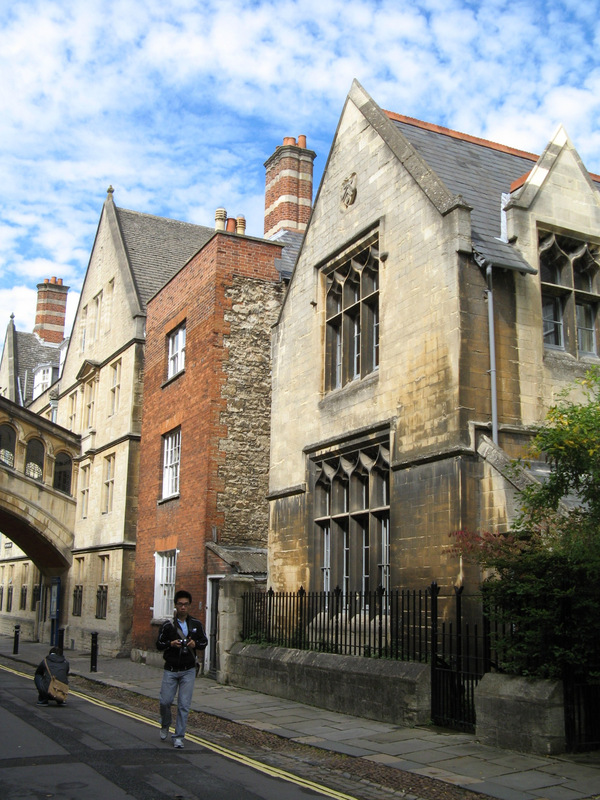
#> input picture ex4/submition/oxford2.jpg, 600 x 800 px, given in place of oxford1.jpg, which was not available
$ python example_panoramas.py   (older library calls are emulated)
#> lines starting #> are read from the running program, lines starting #| are printed output that depends on the picture; pictures that were not available may be replaced by others from this repository, and a replacement may not be noted
### ex4/submition/sol4_utils.py
import os
import functools
import numpy as np
import scipy.special
from scipy.misc import imread
from skimage.color import rgb2gray
from scipy.signal import convolve2d


# ===================== ex1 ===================== #

def read_image(filename, representation):
    # filename - file to open as image
    # representation - is it a B&W or color image
    im = imread(filename)
    # check if it is a B&W image
    if(representation == 1):
        im = rgb2gray(im)
    # convert to float and normalize
    return (im / 255).astype(np.float32)

# ===================== ex2 ===================== #

def create_ker(kernel_size):
    # kernel_size - odd integer
    # returns a binomial kernel of size kernel_size X kernel_size approximating a gausian
    bin = scipy.special.binom(kernel_size - 1, np.arange(kernel_size)).astype(np.int64)
    kernel = convolve2d(bin[np.newaxis, :], bin[:, np.newaxis])
    return kernel / np.sum(kernel)

def blur_spatial (im, kernel_size):
    return convolve2d(im, create_ker(kernel_size), mode='same')

def blur_spatial_rev(kernel_size, im):
    return blur_spatial (im, kernel_size)

# ===================== ex3 ===================== #

# [5 lines left out: function relpath, not called in this run]

def create_filter_vec(filter_size):
    # creates a binomial coefficient of length filter_size
    # filter_size - length of the coefficient array
    # returns - the binomial coefficient array

    # special case of an odd number.
    if filter_size == 1: return np.array([[0]])
    conv_ker =  np.array([[1, 1]])
    filter = conv_ker
    # using an O(logN) algorithm to compute the filter
    log2 = np.log2(filter_size - 1)
    whole = np.floor(log2).astype(np.int64)
    rest = (2**(log2) - 2**(whole)).astype(np.int64)
    for i in range(whole):
        filter = convolve2d(filter, filter).astype(np.float32)
    for i in range(rest):
        filter = convolve2d(filter, conv_ker).astype(np.float32)
    # normalize
    return (filter / np.sum(filter)).astype(np.float32)

def build_gaussian_pyramid(im, max_levels, filter_size):
    # calc the filter array
    filter_vec = create_filter_vec(filter_size)
    # create the entire array for better complexity
    pyr = [0] * (np.min([max_levels, np.log2(im.shape[0]).astype(np.int64) - 3,
                         np.log2(im.shape[1]).astype(np.int64) - 3]))
    pyr[0] = im
    # for each iter, use the last iter to calc the current iter. note i transpose twice. once to calc
    # the y conv and the second to flip back the image
    for i in range(1, len(pyr)):
        pyr[i] = scipy.ndimage.filters.convolve(pyr[i - 1], filter_vec, output = None, mode = 'mirror')
        pyr[i] = scipy.ndimage.filters.convolve(pyr[i].transpose(), filter_vec, output = None, mode = 'mirror')
        pyr[i] = (pyr[i].transpose()[::2, ::2]).astype(np.float32)
    return pyr, filter_vec

# [39 lines left out: functions expand, build_laplacian_pyramid, laplacian_to_image, pyramid_blending, not called in this run]

### ex4/submition/sol4_add.py
from scipy.ndimage.morphology import generate_binary_structure
from scipy.ndimage.filters import maximum_filter
from scipy.ndimage import label, center_of_mass

import numpy as np

def least_squares_homography(points1, points2):
	"""
	Computes homography transforming points1 towards points2.
	Uses least squares method
	input:
		points1: array with shape (N,2). Holds coordinates of corresponding points from image 1.
		points2: array with shape (N,2). Holds coordinates of corresponding points from image 2.
		points1[i,:] corresponds to poins2[i,:]
	Returns:
		A 3X3 array with the computed homography.
		In case of instable solutions returns None.
	"""
	p1, p2 = points1, points2
	o0, o1 = np.zeros((p1.shape[0],1)), np.ones((p1.shape[0],1))

	A = np.vstack([np.hstack([p1[:,:1], o0, -p1[:,:1]*p2[:,:1], p1[:,1:],o0, -p1[:,1:]*p2[:,:1],o1,o0]),
								 np.hstack([o0, p1[:,:1],-p1[:,:1]*p2[:,1:],o0,p1[:,1:],-p1[:,1:]*p2[:,1:],o0,o1])])

	# Return None for unstable solutions
	if np.linalg.matrix_rank(A, 1e-3) < 8:
		return None
	if A.shape[0] == 8 and np.linalg.cond(A) > 1e10:
		return None

	H = np.linalg.lstsq(A, p2.T.flatten())[0]
	H = np.r_[H,1]
	return H.reshape((3,3)).T

def non_maximum_suppression(image):
	"""
	Finds local maximas of an image.
	input:
		image: 2D image
	Returns:
		A boolean array with the same shape as image, where True indicates local maximum.
	"""
	# Find local maximas.
	neighborhood = generate_binary_structure(2,2)
	local_max = maximum_filter(image, footprint=neighborhood)==image
	local_max[image<(image.max()*0.1)] = False

	# Erode areas to single points.
	lbs, num = label(local_max)
	centers = center_of_mass(local_max, lbs, np.arange(num)+1)
	centers = np.stack(centers).round().astype(np.int)
	ret = np.zeros_like(image).astype(np.bool)
	ret[centers[:,0], centers[:,1]] = True

	return ret

	# from sol4 import harris_corner_detector

def spread_out_corners(im, m, n, radius):
	"""
    Split the image im to m by n rectangles and use harris_corner_detector on each.
    input:
        im -- 2D array representing an image.
        m -- vertical number of rectangles.
        n -- horizontal number of rectangles.
        radius -- Minimal distance of corner points from the borders of the image.
     Returns:
        An array with shape (N,2), where ret[i,:] are the [x,y] coordinates of the ith corner points.
	"""
	from sol4 import harris_corner_detector
	corners = [np.empty((0, 2), dtype=np.int)]
	x_bound = np.linspace(0, im.shape[1], n + 1, dtype=np.int)
	y_bound = np.linspace(0, im.shape[0], m + 1, dtype=np.int)
	for i in range(n):
		for j in range(m):
			# Use Harris detector on every sub image.
            # original
			sub_im = im[y_bound[j]:y_bound[j + 1], x_bound[i]:x_bound[i + 1]]
			# sub_im = im[x_bound[i]:x_bound[i + 1], y_bound[j]:y_bound[j + 1]]

			sub_corners = harris_corner_detector(sub_im)

			# =============================================================================================

            # original
			sub_corners += np.array([y_bound[j], x_bound[i]])[np.newaxis, :]
			# sub_corners += np.array([x_bound[i], y_bound[j]])[np.newaxis, :]

			# =============================================================================================

			corners.append(sub_corners)

	corners = np.vstack(corners)

	# =============================================================================================

    # original
	legit = ((corners[:, 0] > radius) & (corners[:, 1] < im.shape[1] - radius) & (corners[:, 1] > radius) & (corners[:, 0] < im.shape[0] - radius))
	# legit = ((corners[:, 0] > radius) & (corners[:, 0] < im.shape[1] - radius) & (corners[:, 1] > radius) & (corners[:, 1] < im.shape[0] - radius))

	# =============================================================================================

	return corners[legit, :]

### ex4/submition/sol4.py
from scipy.ndimage import map_coordinates
import sol4_utils as ut
import sol4_add as ad
import matplotlib.pyplot as plt
import numpy as np
import functools
from scipy.signal import convolve2d

def harris_corner_detector(im):
    der = np.array([[1,0,-1]])

    I_x = convolve2d(im, der, mode='same')
    I_y = convolve2d(im, np.transpose(der), mode='same')

    M = np.array([np.square(I_x), np.multiply(I_x, I_y), np.square(I_y)])
    M = np.array(list(map(functools.partial(ut.blur_spatial_rev, 3), M)))
    R = np.multiply(M[0], M[2]) - np.square(M[1]) - 0.04 * np.square((M[0] + M[2]))

    return np.transpose(np.nonzero(ad.non_maximum_suppression(R)))

def sample_descriptor(im, pos, desc_rad):
    K = 1 + (2 * desc_rad)
    desc = np.zeros((K, K, pos.shape[0]), dtype=np.float32)
    for idx in range(len(pos)):
        x, y = pos[idx][0].astype(np.float32) / 4, pos[idx][1].astype(np.float32) / 4
        X, Y = np.meshgrid(np.linspace(x - desc_rad, x + desc_rad, K, dtype=np.float32),
                             np.linspace(y - desc_rad, y + desc_rad, K, dtype=np.float32))

        XY = [X.reshape(K ** 2, ), Y.reshape(K ** 2, )]
        iter_mat = map_coordinates(im, np.array(XY), order=1, prefilter=False).reshape(K, K)
        mu = np.mean(iter_mat)
        desc[:, :, idx] = (iter_mat - mu) / np.linalg.norm(iter_mat - mu)
        if np.any(np.isnan(desc[:, :, idx])):
            continue
    return desc

def find_features(pyr):
    pos = ad.spread_out_corners(pyr[0], 7, 7, 12)
    return pos, sample_descriptor(pyr[2], pos, 3)


def match_features(desc1, desc2, min_score):

    flat1 = np.reshape(desc1, (-1, desc1.shape[2])).transpose().astype(dtype=np.float32)
    flat2 = np.reshape(desc2, (-1, desc2.shape[2])).transpose().astype(dtype=np.float32)

    score_desc1 = np.zeros([flat1.shape[0], 2, 2])
    score_desc2 = np.zeros([flat2.shape[0], 2, 2])

    to_iter = np.dstack(np.meshgrid(np.arange(flat1.shape[0]), np.arange(flat2.shape[0]))).reshape(-1, 2)

    for (i1, i2) in to_iter:

        product = np.inner(flat1[i1], flat2[i2])
        if product <= min_score:
            continue

        if product >= score_desc1[i1, 1, 0]:
            if product >= score_desc1[i1, 0, 0]:
                score_desc1[i1, 1, :] = score_desc1[i1, 0, :]
                score_desc1[i1, 0, :] = product, i2
            else:
                score_desc1[i1, 1, :] = product, i2

        if product >= score_desc2[i2, 1, 0]:
            if product >= score_desc2[i2, 0, 0]:
                score_desc2[i2, 1, :] = score_desc2[i2, 0, :]
                score_desc2[i2, 0, :] = product, i1
            else:
                score_desc2[i2, 1, :] = product, i1

    ret_desc1 = []
    ret_desc2 = []

    for (i1, i2) in to_iter:
        if ((score_desc1[i1, 0, 1] == i2 or score_desc1[i1, 1, 1] == i2)) and \
                ((score_desc2[i2, 0, 1] == i1 or score_desc2[i2, 1, 1] == i1)):
            for i, j in np.dstack(np.meshgrid(np.arange(2), np.arange(2))).reshape(-1, 2):
                if score_desc1[i1, i, 0] == score_desc2[i2, j, 0]:
                    ret_desc1.append(i1)
                    ret_desc2.append(i2)
                    break

    return np.array(ret_desc1), np.array(ret_desc2)


def apply_homography(pos1, H12):
    product = np.dot(H12[:, :-1], np.transpose(pos1)) + np.transpose(np.expand_dims(H12[:, -1], axis=0))
    return np.transpose(product[:2] / product[2])


def ransac_homography(pos1, pos2, num_iters, inlier_tol):

    apply_hom_const = functools.partial(apply_homography, pos1)
    rand_array = np.random.random_integers(0, pos1.shape[0] - 1, size=(num_iters, 4))

    def all_least_squares(cuad_rand):
        H12 = ad.least_squares_homography(pos1[cuad_rand], pos2[cuad_rand])
        if H12 is None:
            return 0
        return np.sum(np.ones(pos2.shape[0])[np.sum(np.square(apply_hom_const(H12) - pos2), axis=1) < inlier_tol])

    rand_results= np.apply_along_axis(all_least_squares, 1, rand_array)
    H12 = ad.least_squares_homography(pos1[rand_array[rand_results.argmax()]],
                                      pos2[rand_array[rand_results.argmax()]])
    true_samples= np.arange(pos1.shape[0])[np.sum(np.square(apply_hom_const(H12) - pos2), axis=1) < inlier_tol]
    H12 = ad.least_squares_homography(pos1[true_samples], pos2[true_samples])

    return H12, true_samples


def display_matches(im1, im2, pos1, pos2, inliers):
    pos1, pos2 = np.array(pos1), np.array(pos2)
    plt.figure()
    plt.imshow(np.hstack((im1, im2)), 'gray')
    plt.plot([pos1[inliers][:, 1], pos2[inliers][:, 1] + im1.shape[1]],
             [pos1[inliers][:, 0], pos2[inliers][:, 0]], mfc='r', c='y', lw=0.6, ms=5, marker='o')
    plt.plot([np.delete(pos1, inliers, axis=0)[:, 1], np.delete(pos2, inliers, axis=0)[:, 1] + im1.shape[1]],
             [np.delete(pos1, inliers, axis=0)[:, 0], np.delete(pos2, inliers, axis=0)[:, 0]], mfc='r', c='b', lw=0.4, ms=5, marker='o')
    plt.show()


def accumulate_homographies(H_successive, m):

    # [7 lines left out: function accumulate_dot, not called in this run]

    if m == 0:
        return [np.eye(3), np.linalg.inv(H_successive[0])]


    ret_H = np.array(accumulate_dot(H_successive[:m][::-1])[::-1] + [np.eye(3)] +
                     accumulate_dot(list(map(np.linalg.inv, H_successive[m:]))))

    for i in range(len(ret_H)):
        ret_H[i] /= ret_H[i,2,2]

    return ret_H


def render_panorama(ims, Hs):
    corners_N_centers = np.zeros((5, len(ims)))
    for i in range(len(ims)):
        rows, cols = ims[i].shape[0], ims[i].shape[1]
        shifted_corners = np.array(apply_homography([[0, 0], [rows - 1, 0], [0, cols - 1],
                                                             [rows - 1, cols - 1]], Hs[i]))
        corners_N_centers[0, i] = np.max(shifted_corners[:, 0])
        corners_N_centers[1, i] = np.min(shifted_corners[:, 0])
        corners_N_centers[2, i] = np.max(shifted_corners[:, 1])
        corners_N_centers[3, i] = np.min(shifted_corners[:, 1])
        corners_N_centers[4, i] = np.array(apply_homography([[(float(rows) - 1) / 2,
                                                              (float(cols) - 1) / 2]], Hs[i]))[0][1]

    Yaxis, Xaxis = np.meshgrid(np.arange(np.min(corners_N_centers[3,:]),
                                         np.max(corners_N_centers[2,:])+1), np.arange(np.min(corners_N_centers[1,:]),
                                                                                      np.max(corners_N_centers[0,:])+1))
    borders = []
    for i in range(len(ims) - 1):
        borders.append(np.round((corners_N_centers[4,i]+corners_N_centers[4,i+1])/2)-np.min(corners_N_centers[3,:]))

    borders = [0] + borders + [Yaxis.shape[1]]
    panorama = np.zeros(Yaxis.shape)
    for i in range(len(ims)):
        left, right = int(borders[i]), int(borders[i+1])
        pos = np.transpose([Xaxis[:,left:right].flatten(), Yaxis[:,left:right].flatten()])
        index_matrix = np.array(apply_homography(pos, np.linalg.inv(Hs[i])))
        panorama[:, left:right] = map_coordinates(ims[i], [index_matrix[:,0],
                                                            index_matrix[:,1]], order=1, prefilter=False)\
                                                            .reshape(panorama[:, left:right].shape)


    return panorama.astype(np.float32)

### ex4/submition/example_panoramas.py
import matplotlib.pyplot as plt
import numpy as np
import os

import sol4
import sol4_utils

def generate_panorama(data_dir, file_prefix, num_images, figsize=(20,20)):
  # The naming convention for a sequence of images is nameN.jpg, where N is a running number 1,2,..
  files = [os.path.join(data_dir,'%s%d.jpg'%(file_prefix, i+1)) for i in range(num_images)]

  # Read images.
  ims = [sol4_utils.read_image(f,1) for f in files]
  # Extract feature point locations and descriptors.
  def im_to_points(im):
    pyr,_ = sol4_utils.build_gaussian_pyramid(im, 3, 7)
    return sol4.find_features(pyr)
  p_d = [im_to_points(im) for im in ims]

  # Compute homographies between successive pairs of images.
  Hs = []
  for i in range(num_images-1):
    points1, points2 = p_d[i][0], p_d[i+1][0]
    desc1,   desc2   = p_d[i][1], p_d[i+1][1]

    # Find matching feature points.
    ind1, ind2 = sol4.match_features(desc1, desc2, .7)
    points1, points2 = points1[ind1,:], points2[ind2,:]

    # Compute homography using RANSAC.
    H12, inliers = sol4.ransac_homography(points1, points2, 10000, 6)

    # Display inlier and outlier matches.
    sol4.display_matches(ims[i], ims[i+1], points1 , points2, inliers=inliers)
    Hs.append(H12)

  # Compute composite homographies from the panorama coordinate system.
  Htot = sol4.accumulate_homographies(Hs, (num_images-1)//2)

  # Final panorama is generated using 3 channels of the RGB images
  ims_rgb = [sol4_utils.read_image(f,2) for f in files]

  # Render panorama for each color channel and combine them.
  panorama = [sol4.render_panorama([im[...,i] for im in ims_rgb], Htot) for i in range(3)]
  panorama = np.dstack(panorama)

  #plot the panorama
  plt.figure(figsize=figsize)
  plt.imshow(panorama.clip(0,1))
  plt.show()

def main():
  # generate_panorama('external/', 'office'  , 4)
  # generate_panorama('external/', 'backyard', 3, (20,10))
  generate_panorama('external/', 'oxford'  , 2)
#> in read_image, im is the input picture: shape (800, 600, 3); mean R, G, B 135, 134.6, 129.1
#> in read_image, `im = rgb2gray(im)`:
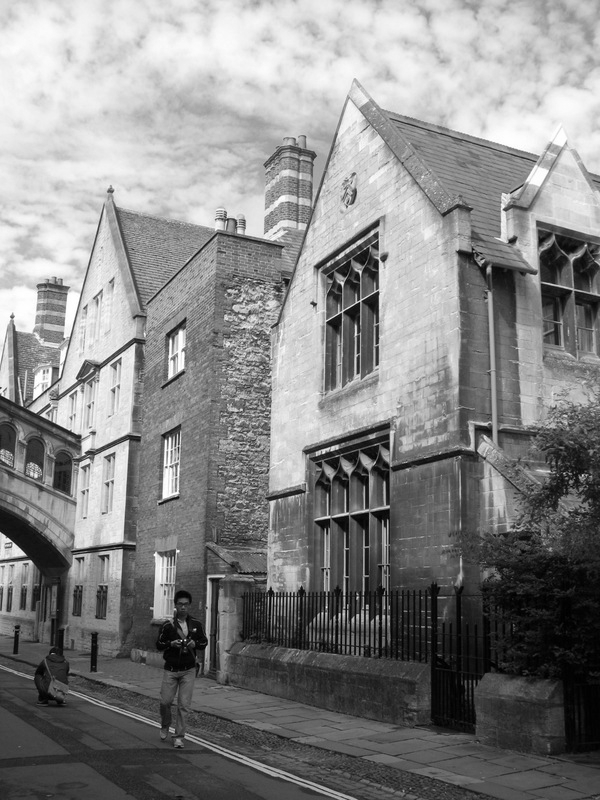
#> im: shape (800, 600) float64; min 0, max 1, mean 0.527
#> in generate_panorama, `ims = [sol4_utils.read_image(f,1) for f in files]`: ims = 2 items
#> the loop in generate_panorama, `for i in range(num_images-1):` made 1 pass
#> pass 1, in match_features, `flat1 = np.reshape(desc1, (-1, desc1.shape[2])).transpose().astype(dty..`:
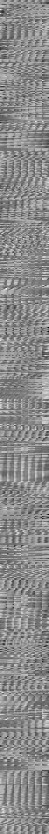
#> flat1: shape (834, 49) float32; min -0.734, max 0.61, mean 2.33e-09; drawn with min black and max white
#> pass 1, in display_matches, `plt.show()`:
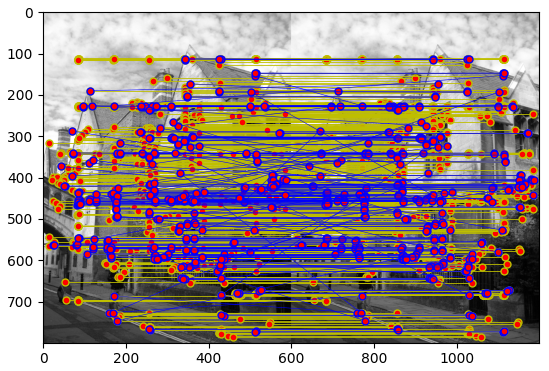
#> figure drawn by matplotlib, 1 panel
#> the loop in render_panorama, `for i in range(len(ims)):` made 2 passes
#> the loop in render_panorama, `for i in range(len(ims) - 1):` made 1 pass
#> in render_panorama, `panorama = np.zeros(Yaxis.shape)`: panorama: shape (801, 601) float64; every value is 0
#> the loop in render_panorama (call 2), `for i in range(len(ims)):` made 2 passes
#> in render_panorama (call 2), `Yaxis, Xaxis = np.meshgrid(np.arange(np.min(corners_N_centers[3,:]), n..`:
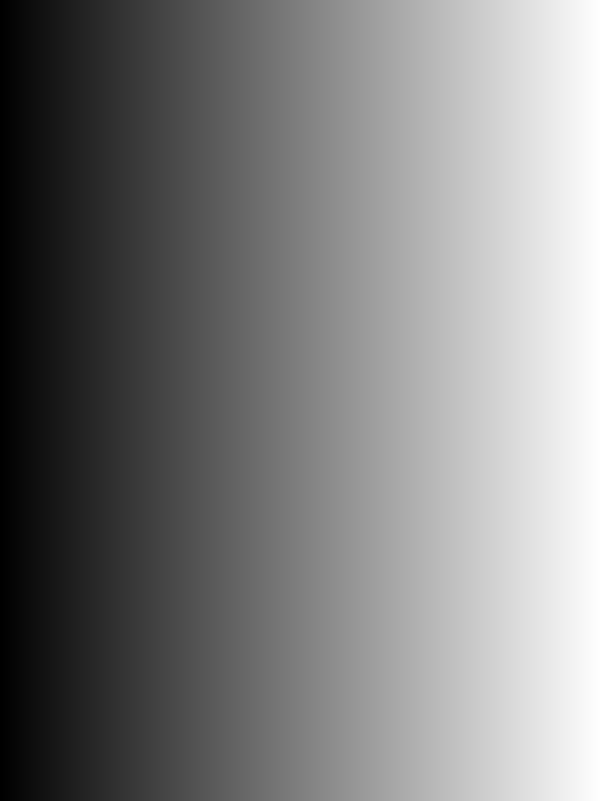
#> Yaxis: shape (801, 601) float64; min -0.0454, max 600, mean 300; drawn with min black and max white
#> in render_panorama (call 2), `Yaxis, Xaxis = np.meshgrid(np.arange(np.min(corners_N_centers[3,:]), n..`:
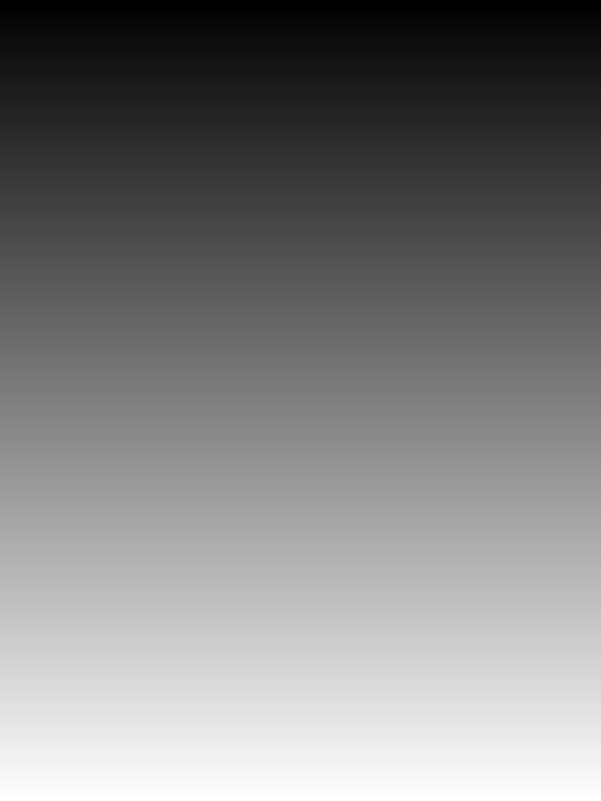
#> Xaxis: shape (801, 601) float64; min -0.0658, max 799.9, mean 399.9; drawn with min black and max white
#> the loop in render_panorama (call 2), `for i in range(len(ims) - 1):` made 1 pass
#> the loop in render_panorama (call 3), `for i in range(len(ims)):` made 2 passes
#> the loop in render_panorama (call 3), `for i in range(len(ims) - 1):` made 1 pass
#> after the loop in render_panorama (call 3), `for i in range(len(ims)):`:
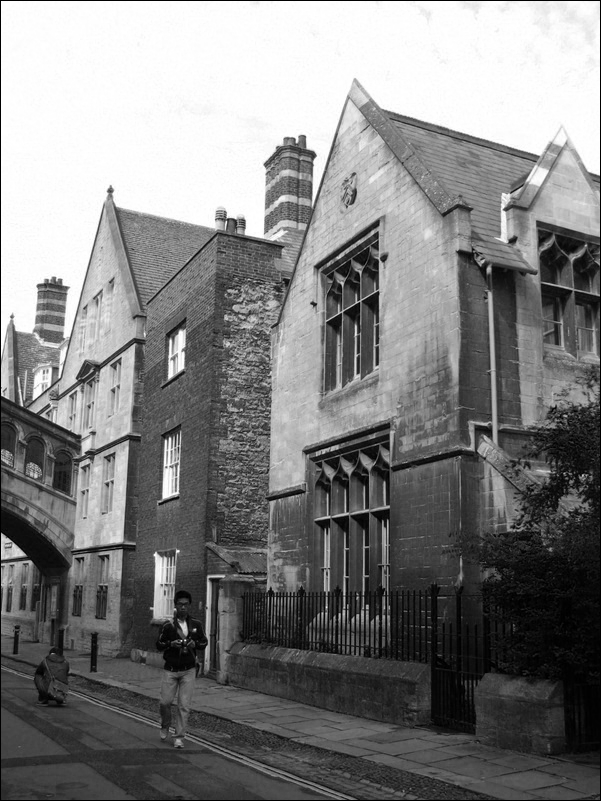
#> panorama: shape (801, 601) float64; min 0, max 1, mean 0.502
#> in generate_panorama, `panorama = np.dstack(panorama)`:
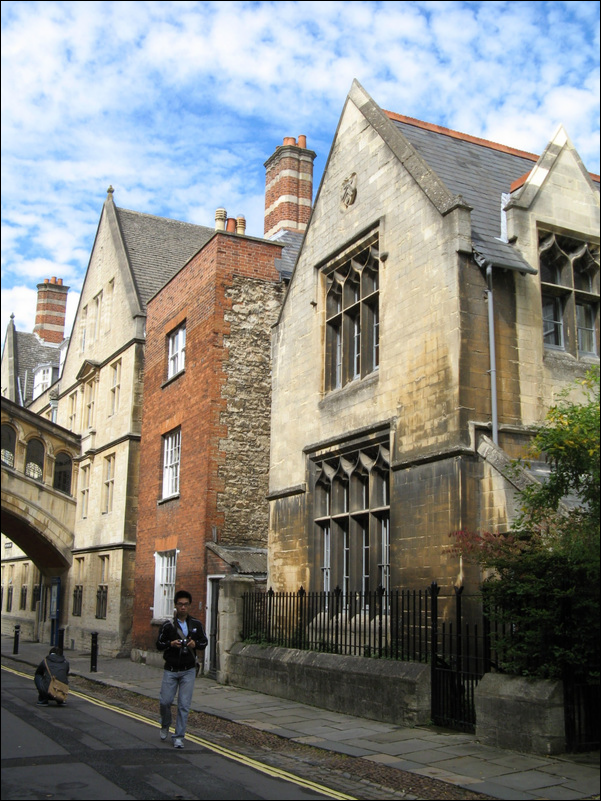
#> panorama: shape (801, 601, 3) float32; mean of channels 0, 1, 2 0.526, 0.524, 0.503; drawn as R, G, B

if __name__ == '__main__':
  main()
